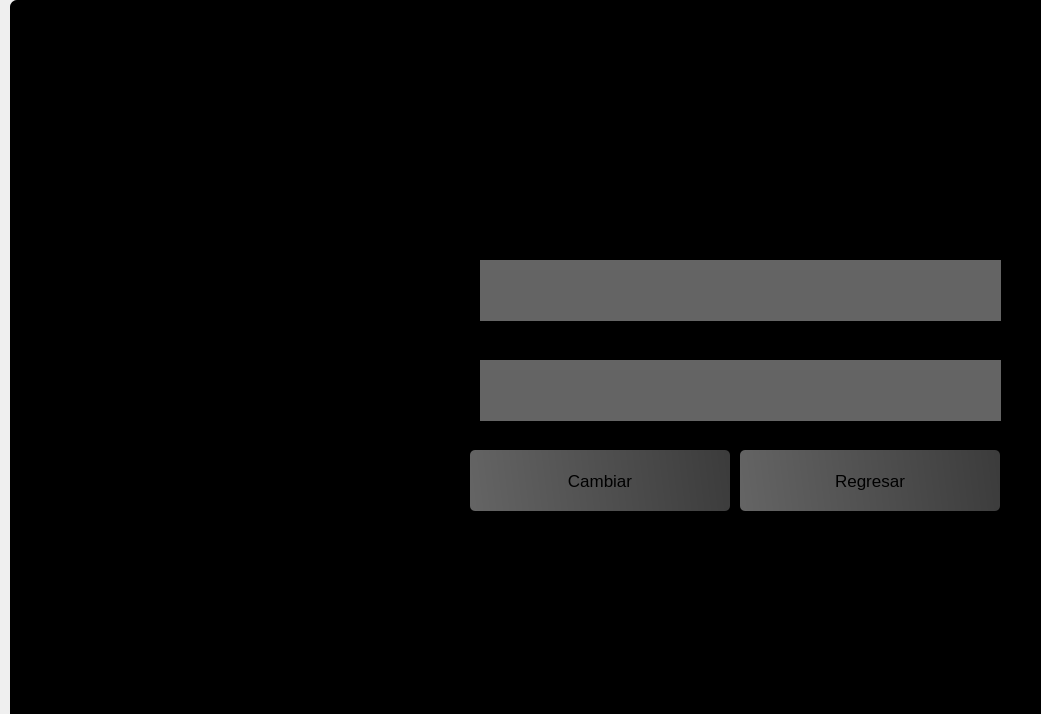
<?xml version="1.0" encoding="UTF-8"?>
<ui version="4.0">
 <class>Dialog</class>
 <widget class="QDialog" name="Dialog">
  <property name="geometry">
   <rect>
    <x>0</x>
    <y>0</y>
    <width>1041</width>
    <height>714</height>
   </rect>
  </property>
  <property name="windowTitle">
   <string>Dialog</string>
  </property>
  <widget class="QWidget" name="widget" native="true">
   <property name="geometry">
    <rect>
     <x>0</x>
     <y>0</y>
     <width>1091</width>
     <height>761</height>
    </rect>
   </property>
   <widget class="QLabel" name="label">
    <property name="geometry">
     <rect>
      <x>10</x>
      <y>0</y>
      <width>1201</width>
      <height>801</height>
     </rect>
    </property>
    <property name="styleSheet">
     <string notr="true">background-color:rgba(0,0,0);
border-top-left-radius: 7px;</string>
    </property>
    <property name="text">
     <string/>
    </property>
   </widget>
   <widget class="QLabel" name="label_2">
    <property name="geometry">
     <rect>
      <x>0</x>
      <y>0</y>
      <width>1041</width>
      <height>761</height>
     </rect>
    </property>
    <property name="font">
     <font>
      <family>MV Boli</family>
      <pointsize>26</pointsize>
      <weight>75</weight>
      <bold>true</bold>
     </font>
    </property>
    <property name="styleSheet">
     <string notr="true">border-image: url(:/images/images/fondo2.png);
border-top-left-radius: 7px;</string>
    </property>
    <property name="text">
     <string/>
    </property>
   </widget>
   <widget class="QLabel" name="label_3">
    <property name="geometry">
     <rect>
      <x>190</x>
      <y>60</y>
      <width>691</width>
      <height>111</height>
     </rect>
    </property>
    <property name="font">
     <font>
      <family>Segoe UI</family>
      <pointsize>33</pointsize>
      <weight>75</weight>
      <bold>true</bold>
     </font>
    </property>
    <property name="styleSheet">
     <string notr="true">color:rgba(0,0,0)</string>
    </property>
    <property name="text">
     <string>Recuperación de Contraseña</string>
    </property>
   </widget>
   <widget class="QLineEdit" name="lineEdit">
    <property name="geometry">
     <rect>
      <x>480</x>
      <y>260</y>
      <width>521</width>
      <height>61</height>
     </rect>
    </property>
    <property name="font">
     <font>
      <pointsize>18</pointsize>
     </font>
    </property>
    <property name="styleSheet">
     <string notr="true">background-color: rgba(100, 100, 100);  /* Color de fondo gris oscuro */
    border: none;
 
    color: rgba(255, 255, 255);  /* Color del texto blanco */
    padding-bottom: 7px;</string>
    </property>
    <property name="text">
     <string/>
    </property>
    <property name="maxLength">
     <number>32788</number>
    </property>
   </widget>
   <widget class="QLineEdit" name="lineEdit_2">
    <property name="geometry">
     <rect>
      <x>480</x>
      <y>360</y>
      <width>521</width>
      <height>61</height>
     </rect>
    </property>
    <property name="font">
     <font>
      <pointsize>18</pointsize>
     </font>
    </property>
    <property name="styleSheet">
     <string notr="true">background-color: rgba(100, 100, 100);  /* Color de fondo gris oscuro */
    border: none;
 
    color: rgba(255, 255, 255);  /* Color del texto blanco */
    padding-bottom: 7px;</string>
    </property>
    <property name="text">
     <string/>
    </property>
    <property name="echoMode">
     <enum>QLineEdit::Normal</enum>
    </property>
   </widget>
   <widget class="QPushButton" name="pushButton">
    <property name="geometry">
     <rect>
      <x>470</x>
      <y>450</y>
      <width>260</width>
      <height>61</height>
     </rect>
    </property>
    <property name="font">
     <font>
      <pointsize>13</pointsize>
     </font>
    </property>
    <property name="styleSheet">
     <string notr="true">QPushButton#pushButton {
    background-color: qlineargradient(spread:pad, x1:0, y1:0.505682, x2:1, y2:0.477, stop:0 rgba(100, 100, 100), stop:1 rgba(60, 60, 60));
    color: rgba(0, 0, 0);  /* Color del texto en blanco */
    border-radius: 5px;
}

QPushButton#pushButton:hover {
    background-color: qlineargradient(spread:pad, x1:0, y1:0.505682, x2:1, y2:0.477, stop:0 rgba(150, 150, 150), stop:1 rgba(80, 80, 80));
}

QPushButton#pushButton:pressed {
    padding-left: 5px;
    padding-top: 5px;
    background-color: rgba(120, 120, 120);
}
</string>
    </property>
    <property name="text">
     <string>Cambiar</string>
    </property>
   </widget>
   <widget class="QLabel" name="label_4">
    <property name="geometry">
     <rect>
      <x>90</x>
      <y>260</y>
      <width>341</width>
      <height>51</height>
     </rect>
    </property>
    <property name="font">
     <font>
      <family>Segoe MDL2 Assets</family>
      <pointsize>21</pointsize>
      <weight>75</weight>
      <italic>false</italic>
      <bold>true</bold>
      <underline>false</underline>
     </font>
    </property>
    <property name="styleSheet">
     <string notr="true">color:rgba(0,0,0)</string>
    </property>
    <property name="text">
     <string>Nueva Contraseña:</string>
    </property>
   </widget>
   <widget class="QLabel" name="label_5">
    <property name="geometry">
     <rect>
      <x>90</x>
      <y>360</y>
      <width>361</width>
      <height>60</height>
     </rect>
    </property>
    <property name="font">
     <font>
      <family>Segoe MDL2 Assets</family>
      <pointsize>20</pointsize>
      <weight>75</weight>
      <italic>false</italic>
      <bold>true</bold>
      <underline>false</underline>
     </font>
    </property>
    <property name="styleSheet">
     <string notr="true">color:rgba(0,0,0)</string>
    </property>
    <property name="text">
     <string>Confirmar Contraseña:</string>
    </property>
   </widget>
   <widget class="QLabel" name="label_6">
    <property name="geometry">
     <rect>
      <x>50</x>
      <y>600</y>
      <width>561</width>
      <height>61</height>
     </rect>
    </property>
    <property name="font">
     <font>
      <family>Segoe Print</family>
      <pointsize>17</pointsize>
     </font>
    </property>
    <property name="styleSheet">
     <string notr="true">color:rgba(0,0,0)</string>
    </property>
    <property name="text">
     <string>la contraseña es unica y intransferible</string>
    </property>
   </widget>
   <widget class="QPushButton" name="pushButtonRegresar">
    <property name="geometry">
     <rect>
      <x>740</x>
      <y>450</y>
      <width>260</width>
      <height>61</height>
     </rect>
    </property>
    <property name="font">
     <font>
      <pointsize>13</pointsize>
     </font>
    </property>
    <property name="styleSheet">
     <string notr="true">QPushButton#pushButtonRegresar {
    background-color: qlineargradient(spread:pad, x1:0, y1:0.505682, x2:1, y2:0.477, stop:0 rgba(100, 100, 100), stop:1 rgba(60, 60, 60));
    color: rgba(0, 0, 0);  /* Color del texto en blanco */
    border-radius: 5px;
}

QPushButton#pushButtonRegresar:hover {
    background-color: qlineargradient(spread:pad, x1:0, y1:0.505682, x2:1, y2:0.477, stop:0 rgba(150, 150, 150), stop:1 rgba(80, 80, 80));
}

QPushButton#pushButtonRegresar:pressed {
    padding-left: 5px;
    padding-top: 5px;
    background-color: rgba(120, 120, 120);
}
</string>
    </property>
    <property name="text">
     <string>Regresar</string>
    </property>
   </widget>
  </widget>
 </widget>
 <resources>
  <include location="data.qrc"/>
 </resources>
 <connections/>
</ui>
